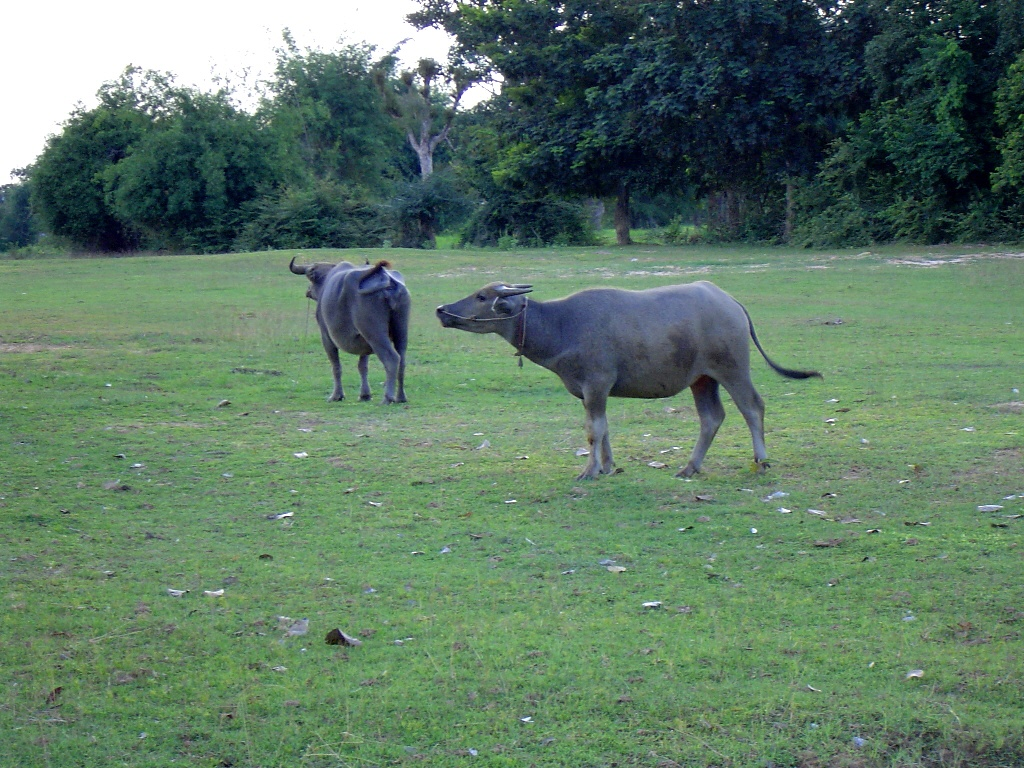
//> input picture OpenCV2_learn/1_ComputerVisionProgrammingGuide_3rd/images/Kwai051a.jpg, 1024 x 768 px
$ ./9-3-1-SIFT ../images/Kwai051a.jpg ../images/Roads-as-fundamental-right.jpg   (built with g++ and OpenCV 4)
//> lines starting //> are read from the running program, lines starting //| are printed output that depends on the picture
#include <iostream>
#include <opencv2/highgui/highgui.hpp>
#include <opencv2/imgproc/imgproc.hpp>
#include <opencv2/features2d/features2d.hpp>
#include <opencv2/xfeatures2d.hpp>


int main(int argc, char *argv[])
{
    if (argc != 3)
    {
        std::cerr << "Parameters Errors!" << std::endl;
        return -1;
    }

    // Load Image
    cv::Mat image1 = cv::imread(argv[1]), image2 = cv::imread(argv[2]);
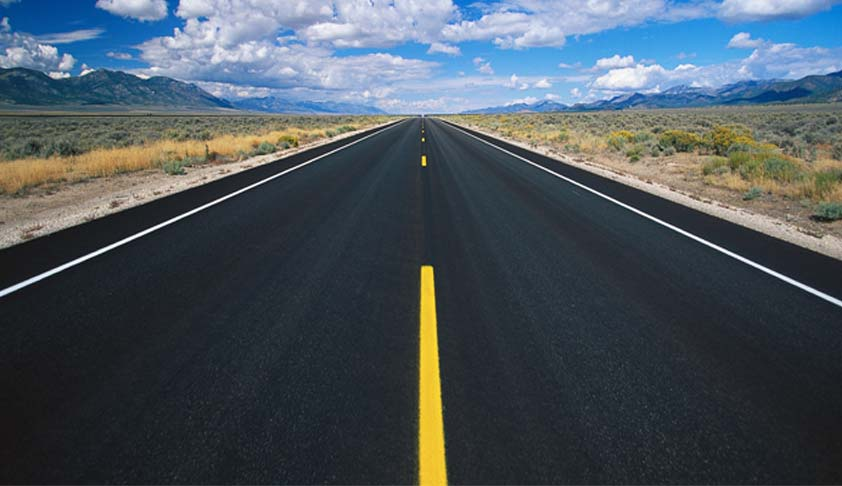
//> input picture OpenCV2_learn/1_ComputerVisionProgrammingGuide_3rd/images/Roads-as-fundamental-right.jpg, 842 x 486 px
//> image1 is the input picture: 768 rows x 1024 cols, CV_8UC3; mean B, G, R 102, 122.3, 95
//> image2 is the input picture: 486 rows x 842 cols, CV_8UC3; mean B, G, R 92.4, 84, 73.5
    assert(image1.data != nullptr && image2.data != nullptr);

    std::vector<cv::KeyPoint> keypoints1, keypoints2;

    cv::Ptr<cv::SIFT> ptrFeature2D = cv::SIFT::create();

    // Detect keypoints
    ptrFeature2D->detect(image1, keypoints1);
//> keypoints1 = 4045 keypoints; strongest (x, y, size): (833, 9, 2.6), (932, 22, 2.1), (846, 21, 2), (838, 12, 3)
    ptrFeature2D->detect(image2, keypoints2);
//> keypoints2 = 2033 keypoints; strongest (x, y, size): (423, 139, 1.9), (424, 163, 3.1), (231, 195, 2.2), (424, 158, 2.9)

    // Compute descriptors
    cv::Mat descriptors1, descriptors2;
    ptrFeature2D->compute(image1, keypoints1, descriptors1);
    ptrFeature2D->compute(image2, keypoints2, descriptors2);

    // Construct Matcher
    cv::BFMatcher matcher(cv::NORM_L2);
    std::vector<cv::DMatch> matches;
    matcher.match(descriptors1, descriptors2, matches);
//> matches = 4045 matches

    // Show Result
    cv::Mat matchImage;
    cv::drawMatches(image1, keypoints1, image2, keypoints2, matches, matchImage, cv::Scalar(255, 255, 255), cv::Scalar(255, 255, 255));
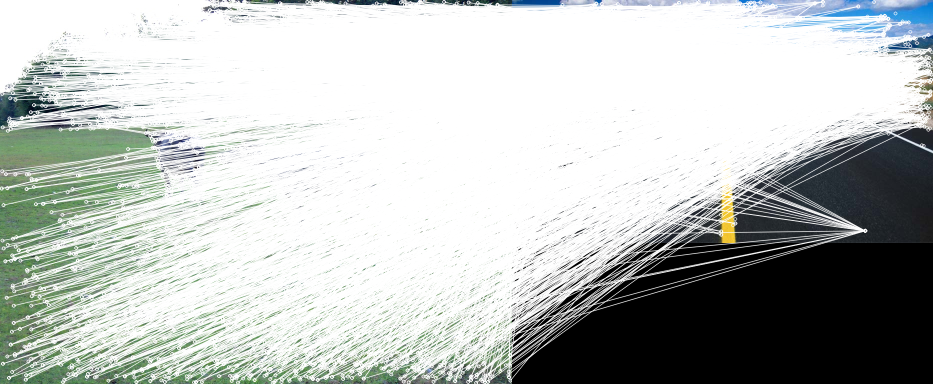
//> matchImage: 768 rows x 1866 cols, CV_8UC3 (shown at 1/2 size); mean B, G, R 188.5, 191.1, 186.6

    cv::imshow("matchImage-SIFT", matchImage);

    cv::waitKey(0);
    cv::destroyAllWindows();

    return 0;
}
